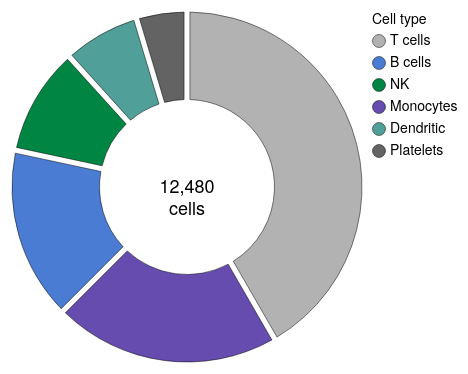

Describe this chart as a Vega-Lite specification.
### Vega-Lite specification from a JSON file in a GitHub repository (floating-point values rounded to 4 significant figures)
{"background": null, "config": {"arc": {"fill": "#DBDBDB", "fillOpacity": 1.0, "innerRadius": 43.75, "padAngle": 0.03, "stroke": "black", "strokeOpacity": 1, "strokeWidth": 0.25}, "area": {"fill": "#DBDBDB", "fillOpacity": 1.0, "stroke": "black", "strokeOpacity": 1, "strokeWidth": 0.25}, "axis": {"domain": true, "domainCap": "round", "domainColor": "black", "domainWidth": 0.25, "grid": false, "gridCap": "round", "gridColor": "#F1F1F1", "gridDash": [0, 0], "gridOpacity": 1.0, "gridWidth": 0.25, "labelColor": "black", "labelFont": "Helvetica Neue, HelveticaNeue, Helvetica, Arial, sans-serif", "labelFontSize": 7, "labelFontStyle": "normal", "labelFontWeight": 400, "offset": 4.5, "ticks": true, "tickCap": "round", "tickColor": "black", "tickRound": false, "tickSize": 3, "tickWidth": 0.25, "titleColor": "black", "titleFont": "Helvetica Neue, HelveticaNeue, Helvetica, Arial, sans-serif", "titleFontSize": 7, "titleFontStyle": "normal", "titleFontWeight": 400}, "axisX": {"domain": true, "labelAlign": "center", "labelAngle": 0, "labels": true, "ticks": true, "translate": 0}, "axisY": {"domain": true, "labelAlign": "right", "labelAngle": 0, "labels": true, "ticks": true, "translate": 0}, "axisRight": {"domain": true, "labelAlign": "left", "labelAngle": 0, "labels": true, "ticks": true, "translate": 0}, "axisTop": {"domain": true, "labelAlign": "center", "labelAngle": 0, "labels": true, "ticks": true, "translate": 0}, "axisBand": {"tickOffset": 0}, "bar": {"fill": "#DBDBDB", "fillOpacity": 1.0, "stroke": "black", "strokeOpacity": 1, "strokeWidth": 0.25}, "boxplot": {"size": 15.75, "ticks": {"cornerRadius": 0.25, "fill": "black", "opacity": 1, "size": 7.875, "thickness": 0.25}, "box": {"fillOpacity": 1.0, "stroke": "black", "strokeOpacity": 1, "strokeWidth": 0.25}, "median": {"cornerRadius": 0, "fill": "black", "fillOpacity": 1.0, "opacity": 1, "size": 15.75, "thickness": 0.25}, "rule": {"fill": "black", "fillOpacity": 1.0, "size": 17.5, "stroke": "black", "strokeDash": [0, 0], "strokeOpacity": 1, "strokeWidth": 0.25}, "outliers": {"color": "black", "fill": "black", "fillOpacity": 1.0, "size": 0, "stroke": "black", "strokeOpacity": 1, "strokeWidth": 0.25}}, "circle": {"fill": "black", "fillOpacity": 1.0, "size": 2.188, "stroke": null, "strokeOpacity": 1, "strokeWidth": 0.25}, "errorband": {"band": {"fillOpacity": 0.6, "stroke": null, "strokeWidth": 0.25, "strokeOpacity": 1}, "borders": {"opacity": 0, "strokeOpacity": 0.25, "strokeWidth": 1}}, "errorbar": {"opacity": 1, "rule": {"strokeDash": [0, 0], "strokeWidth": 0.25}, "ticks": {"color": "black", "cornerRadius": 0.125, "opacity": 1, "size": 10.5, "thickness": 0.25}, "thickness": 0.25}, "font": "Helvetica Neue, HelveticaNeue, Helvetica, Arial, sans-serif", "geoshape": {"fill": "#DBDBDB", "fillOpacity": 1.0, "stroke": "black", "strokeOpacity": 1, "strokeWidth": 0.25}, "header": {"labelColor": "black", "labelFont": "Helvetica Neue, HelveticaNeue, Helvetica, Arial, sans-serif", "labelFontSize": 7, "labelFontStyle": "normal", "labelFontWeight": 400, "titleColor": "black", "titleFont": "Helvetica Neue, HelveticaNeue, Helvetica, Arial, sans-serif", "titleFontSize": 7, "titleFontStyle": "normal", "titleFontWeight": 400, "titlePadding": 0}, "legend": {"disable": false, "offset": 4.5, "titlePadding": 4, "labelOffset": 2, "gradientLabelOffset": 2, "gradientLength": 87.5, "gradientThickness": 8.75, "gradientOpacity": 1.0, "gradientStrokeColor": "black", "gradientStrokeWidth": 0.25, "labelColor": "black", "labelFont": "Helvetica Neue, HelveticaNeue, Helvetica, Arial, sans-serif", "labelFontSize": 7, "labelFontStyle": "normal", "labelFontWeight": 400, "strokeColor": "black", "strokeWidth": 0, "symbolSize": 42, "symbolStrokeColor": "black", "symbolStrokeWidth": 0.25, "titleColor": "black", "titleFont": "Helvetica Neue, HelveticaNeue, Helvetica, Arial, sans-serif", "titleFontSize": 7, "titleFontStyle": "normal", "titleFontWeight": 400}, "line": {"color": "black", "stroke": "black", "strokeCap": "butt", "strokeDash": [0, 0], "strokeOpacity": 1, "strokeWidth": 0.5}, "point": {"filled": true, "fill": "#DBDBDB", "fillOpacity": 1.0, "size": 8.75, "stroke": "black", "strokeOpacity": 1, "strokeWidth": 0.25}, "range": {"category": ["#B2B2B2", "#4A7CD3", "#008542", "#664CAF", "#509F98", "#636363", "#284F93", "#005226", "#382864", "#285753"], "diverging": {"scheme": ["#443E60", "#5F597E", "#7C759B", "#9994B6", "#B7B4CC", "#D6D5DC", "#F6F6F6", "#D1DAD9", "#A4C2BF", "#7AA9A4", "#578E89", "#37736E", "#1B5954"]}, "heatmap": {"scheme": ["#440154", "#472270", "#433E82", "#38598C", "#2C728E", "#238A8D", "#24A086", "#39B578", "#5DC862", "#96D646", "#CAE02D", "#FDE724"]}, "ordinal": {"scheme": ["#F1F1F1", "#DBDBDB", "#C6C6C6", "#B2B2B2", "#9D9D9D", "#898989", "#767676", "#636363", "#515151", "#404040", "#2F2F2F", "#1F1F1F"]}, "ramp": {"scheme": ["#440154", "#472270", "#433E82", "#38598C", "#2C728E", "#238A8D", "#24A086", "#39B578", "#5DC862", "#96D646", "#CAE02D", "#FDE724"]}}, "rule": {"color": "black", "stroke": "black", "strokeCap": "round", "strokeDash": [2, 2], "strokeOpacity": 1, "strokeWidth": 0.25}, "scale": {"barBandPaddingInner": 0.1, "rectBandPaddingInner": 0, "tickBandPaddingInner": 0.1, "bandPaddingOuter": 0.1, "bandWithNestedOffsetPaddingInner": 0.2, "bandWithNestedOffsetPaddingOuter": 0.2, "offsetBandPaddingInner": 0, "offsetBandPaddingOuter": 0, "round": false}, "rect": {"fill": "#DBDBDB", "fillOpacity": 1.0, "stroke": "black", "strokeOpacity": 1, "strokeWidth": 0.25}, "square": {"fill": "#DBDBDB", "fillOpacity": 1.0, "size": 17.5, "stroke": "black", "strokeOpacity": 1, "strokeWidth": 0.25}, "text": {"color": "black", "font": "Helvetica Neue, HelveticaNeue, Helvetica, Arial, sans-serif", "fontSize": 7, "fontStyle": "normal", "fontWeight": 400}, "tick": {"color": "black", "cornerRadius": 0.125, "opacity": 1.0, "size": 15.75, "thickness": 0.25}, "title": {"anchor": "middle", "frame": "group", "color": "black", "font": "Helvetica Neue, HelveticaNeue, Helvetica, Arial, sans-serif", "fontSize": 7, "fontStyle": "normal", "fontWeight": 400, "subtitleColor": "black", "subtitleFont": "Helvetica Neue, HelveticaNeue, Helvetica, Arial, sans-serif", "subtitleFontSize": "Helvetica Neue, HelveticaNeue, Helvetica, Arial, sans-serif", "subtitleFontStyle": "normal", "subtitleFontWeight": 400}, "trail": {"color": "black", "opacity": 1, "size": 0.5}, "view": {"continuousWidth": 175, "continuousHeight": 175, "discreteWidth": 175, "discreteHeight": 175, "fill": null, "stroke": null, "strokeWidth": 0.25}}, "layer": [{"data": {"name": "data-b2bdd333513c9b35ab5be7da88949bb7"}, "mark": {"type": "arc"}, "encoding": {"color": {"field": "cell type", "legend": {"title": "Cell type"}, "sort": ["T cells", "B cells", "NK", "Monocytes", "Dendritic", "Platelets"], "type": "nominal"}, "order": {"field": "cells", "sort": "descending", "type": "quantitative"}, "theta": {"field": "cells", "stack": true, "type": "quantitative"}}}, {"data": {"name": "data-06a8e6cc43b7a12013262361e69121aa"}, "mark": {"type": "text", "fontSize": 9, "lineBreak": "\n"}, "encoding": {"text": {"field": "label", "type": "nominal"}}}], "$schema": "https://vega.github.io/schema/vega-lite/v6.4.1.json", "datasets": {"data-b2bdd333513c9b35ab5be7da88949bb7": [{"cell type": "T cells", "cells": 5200}, {"cell type": "B cells", "cells": 1980}, {"cell type": "NK", "cells": 1240}, {"cell type": "Monocytes", "cells": 2600}, {"cell type": "Dendritic", "cells": 880}, {"cell type": "Platelets", "cells": 580}], "data-06a8e6cc43b7a12013262361e69121aa": [{"label": "12,480\ncells"}]}}
